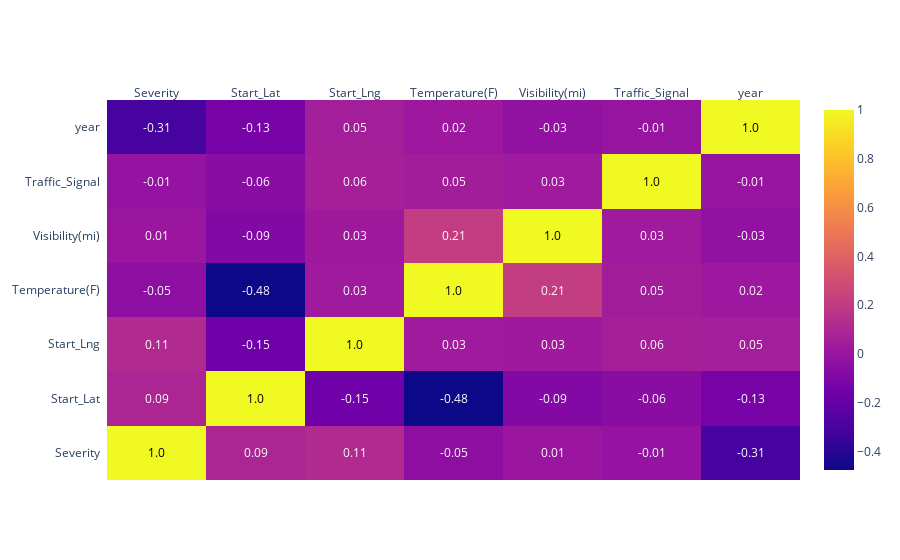

The notebook cell this image was saved under:
### Code cell
figure = ff.create_annotated_heatmap(
    z=corr_mat.values,
    x=list(corr_mat.columns),
    y=list(corr_mat.index),
    annotation_text=corr_mat.round(2).values,
    showscale=True)

figure

### Figure 1 — Plotly figure (JSON) as saved in the notebook; plotly's stock layout.template omitted (floating-point values rounded to 4 significant figures)
{"data": [{"colorscale": [[0, "#0d0887"], [0.1111, "#46039f"], [0.2222, "#7201a8"], [0.3333, "#9c179e"], [0.4444, "#bd3786"], [0.5556, "#d8576b"], [0.6667, "#ed7953"], [0.7778, "#fb9f3a"], [0.8889, "#fdca26"], [1, "#f0f921"]], "reversescale": false, "showscale": true, "type": "heatmap", "x": ["Severity", "Start_Lat", "Start_Lng", "Temperature(F)", "Visibility(mi)", "Traffic_Signal", "year"], "y": ["Severity", "Start_Lat", "Start_Lng", "Temperature(F)", "Visibility(mi)", "Traffic_Signal", "year"], "z": [[1.0, 0.08921, 0.1141, -0.04534, 0.007371, -0.0128, -0.3106], [0.08921, 1.0, -0.155, -0.4751, -0.08654, -0.05821, -0.1296], [0.1141, -0.155, 1.0, 0.03216, 0.02934, 0.05957, 0.05247], [-0.04534, -0.4751, 0.03216, 1.0, 0.2111, 0.04766, 0.01992], [0.007371, -0.08654, 0.02934, 0.2111, 1.0, 0.0308, -0.0277], [-0.0128, -0.05821, 0.05957, 0.04766, 0.0308, 1.0, -0.005837], [-0.3106, -0.1296, 0.05247, 0.01992, -0.0277, -0.005837, 1.0]]}], "layout": {"annotations": [{"font": {"color": "#000000"}, "showarrow": false, "text": "1.0", "x": "Severity", "xref": "x", "y": "Severity", "yref": "y"}, {"font": {"color": "#FFFFFF"}, "showarrow": false, "text": "0.09", "x": "Start_Lat", "xref": "x", "y": "Severity", "yref": "y"}, {"font": {"color": "#FFFFFF"}, "showarrow": false, "text": "0.11", "x": "Start_Lng", "xref": "x", "y": "Severity", "yref": "y"}, {"font": {"color": "#FFFFFF"}, "showarrow": false, "text": "-0.05", "x": "Temperature(F)", "xref": "x", "y": "Severity", "yref": "y"}, {"font": {"color": "#FFFFFF"}, "showarrow": false, "text": "0.01", "x": "Visibility(mi)", "xref": "x", "y": "Severity", "yref": "y"}, {"font": {"color": "#FFFFFF"}, "showarrow": false, "text": "-0.01", "x": "Traffic_Signal", "xref": "x", "y": "Severity", "yref": "y"}, {"font": {"color": "#FFFFFF"}, "showarrow": false, "text": "-0.31", "x": "year", "xref": "x", "y": "Severity", "yref": "y"}, {"font": {"color": "#FFFFFF"}, "showarrow": false, "text": "0.09", "x": "Severity", "xref": "x", "y": "Start_Lat", "yref": "y"}, {"font": {"color": "#000000"}, "showarrow": false, "text": "1.0", "x": "Start_Lat", "xref": "x", "y": "Start_Lat", "yref": "y"}, {"font": {"color": "#FFFFFF"}, "showarrow": false, "text": "-0.15", "x": "Start_Lng", "xref": "x", "y": "Start_Lat", "yref": "y"}, {"font": {"color": "#FFFFFF"}, "showarrow": false, "text": "-0.48", "x": "Temperature(F)", "xref": "x", "y": "Start_Lat", "yref": "y"}, {"font": {"color": "#FFFFFF"}, "showarrow": false, "text": "-0.09", "x": "Visibility(mi)", "xref": "x", "y": "Start_Lat", "yref": "y"}, {"font": {"color": "#FFFFFF"}, "showarrow": false, "text": "-0.06", "x": "Traffic_Signal", "xref": "x", "y": "Start_Lat", "yref": "y"}, {"font": {"color": "#FFFFFF"}, "showarrow": false, "text": "-0.13", "x": "year", "xref": "x", "y": "Start_Lat", "yref": "y"}, {"font": {"color": "#FFFFFF"}, "showarrow": false, "text": "0.11", "x": "Severity", "xref": "x", "y": "Start_Lng", "yref": "y"}, {"font": {"color": "#FFFFFF"}, "showarrow": false, "text": "-0.15", "x": "Start_Lat", "xref": "x", "y": "Start_Lng", "yref": "y"}, {"font": {"color": "#000000"}, "showarrow": false, "text": "1.0", "x": "Start_Lng", "xref": "x", "y": "Start_Lng", "yref": "y"}, {"font": {"color": "#FFFFFF"}, "showarrow": false, "text": "0.03", "x": "Temperature(F)", "xref": "x", "y": "Start_Lng", "yref": "y"}, {"font": {"color": "#FFFFFF"}, "showarrow": false, "text": "0.03", "x": "Visibility(mi)", "xref": "x", "y": "Start_Lng", "yref": "y"}, {"font": {"color": "#FFFFFF"}, "showarrow": false, "text": "0.06", "x": "Traffic_Signal", "xref": "x", "y": "Start_Lng", "yref": "y"}, {"font": {"color": "#FFFFFF"}, "showarrow": false, "text": "0.05", "x": "year", "xref": "x", "y": "Start_Lng", "yref": "y"}, {"font": {"color": "#FFFFFF"}, "showarrow": false, "text": "-0.05", "x": "Severity", "xref": "x", "y": "Temperature(F)", "yref": "y"}, {"font": {"color": "#FFFFFF"}, "showarrow": false, "text": "-0.48", "x": "Start_Lat", "xref": "x", "y": "Temperature(F)", "yref": "y"}, {"font": {"color": "#FFFFFF"}, "showarrow": false, "text": "0.03", "x": "Start_Lng", "xref": "x", "y": "Temperature(F)", "yref": "y"}, {"font": {"color": "#000000"}, "showarrow": false, "text": "1.0", "x": "Temperature(F)", "xref": "x", "y": "Temperature(F)", "yref": "y"}, {"font": {"color": "#FFFFFF"}, "showarrow": false, "text": "0.21", "x": "Visibility(mi)", "xref": "x", "y": "Temperature(F)", "yref": "y"}, {"font": {"color": "#FFFFFF"}, "showarrow": false, "text": "0.05", "x": "Traffic_Signal", "xref": "x", "y": "Temperature(F)", "yref": "y"}, {"font": {"color": "#FFFFFF"}, "showarrow": false, "text": "0.02", "x": "year", "xref": "x", "y": "Temperature(F)", "yref": "y"}, {"font": {"color": "#FFFFFF"}, "showarrow": false, "text": "0.01", "x": "Severity", "xref": "x", "y": "Visibility(mi)", "yref": "y"}, {"font": {"color": "#FFFFFF"}, "showarrow": false, "text": "-0.09", "x": "Start_Lat", "xref": "x", "y": "Visibility(mi)", "yref": "y"}, {"font": {"color": "#FFFFFF"}, "showarrow": false, "text": "0.03", "x": "Start_Lng", "xref": "x", "y": "Visibility(mi)", "yref": "y"}, {"font": {"color": "#FFFFFF"}, "showarrow": false, "text": "0.21", "x": "Temperature(F)", "xref": "x", "y": "Visibility(mi)", "yref": "y"}, {"font": {"color": "#000000"}, "showarrow": false, "text": "1.0", "x": "Visibility(mi)", "xref": "x", "y": "Visibility(mi)", "yref": "y"}, {"font": {"color": "#FFFFFF"}, "showarrow": false, "text": "0.03", "x": "Traffic_Signal", "xref": "x", "y": "Visibility(mi)", "yref": "y"}, {"font": {"color": "#FFFFFF"}, "showarrow": false, "text": "-0.03", "x": "year", "xref": "x", "y": "Visibility(mi)", "yref": "y"}, {"font": {"color": "#FFFFFF"}, "showarrow": false, "text": "-0.01", "x": "Severity", "xref": "x", "y": "Traffic_Signal", "yref": "y"}, {"font": {"color": "#FFFFFF"}, "showarrow": false, "text": "-0.06", "x": "Start_Lat", "xref": "x", "y": "Traffic_Signal", "yref": "y"}, {"font": {"color": "#FFFFFF"}, "showarrow": false, "text": "0.06", "x": "Start_Lng", "xref": "x", "y": "Traffic_Signal", "yref": "y"}, {"font": {"color": "#FFFFFF"}, "showarrow": false, "text": "0.05", "x": "Temperature(F)", "xref": "x", "y": "Traffic_Signal", "yref": "y"}, {"font": {"color": "#FFFFFF"}, "showarrow": false, "text": "0.03", "x": "Visibility(mi)", "xref": "x", "y": "Traffic_Signal", "yref": "y"}, {"font": {"color": "#000000"}, "showarrow": false, "text": "1.0", "x": "Traffic_Signal", "xref": "x", "y": "Traffic_Signal", "yref": "y"}, {"font": {"color": "#FFFFFF"}, "showarrow": false, "text": "-0.01", "x": "year", "xref": "x", "y": "Traffic_Signal", "yref": "y"}, {"font": {"color": "#FFFFFF"}, "showarrow": false, "text": "-0.31", "x": "Severity", "xref": "x", "y": "year", "yref": "y"}, {"font": {"color": "#FFFFFF"}, "showarrow": false, "text": "-0.13", "x": "Start_Lat", "xref": "x", "y": "year", "yref": "y"}, {"font": {"color": "#FFFFFF"}, "showarrow": false, "text": "0.05", "x": "Start_Lng", "xref": "x", "y": "year", "yref": "y"}, {"font": {"color": "#FFFFFF"}, "showarrow": false, "text": "0.02", "x": "Temperature(F)", "xref": "x", "y": "year", "yref": "y"}, {"font": {"color": "#FFFFFF"}, "showarrow": false, "text": "-0.03", "x": "Visibility(mi)", "xref": "x", "y": "year", "yref": "y"}, {"font": {"color": "#FFFFFF"}, "showarrow": false, "text": "-0.01", "x": "Traffic_Signal", "xref": "x", "y": "year", "yref": "y"}, {"font": {"color": "#000000"}, "showarrow": false, "text": "1.0", "x": "year", "xref": "x", "y": "year", "yref": "y"}], "xaxis": {"dtick": 1, "gridcolor": "rgb(0, 0, 0)", "side": "top", "ticks": ""}, "yaxis": {"dtick": 1, "ticks": "", "ticksuffix": "  "}}}
